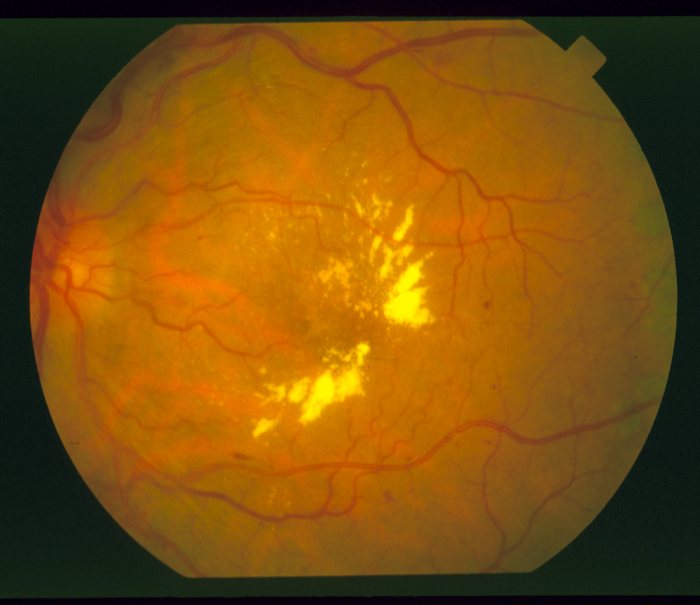
#> input picture data/original/im0001.ppm, 700 x 605 px
$ jupyter execute --allow-errors ml.ipynb
#> lines starting #> are read from the running program, lines starting #| are printed output that depends on the picture; after the words box and inside, x2 and y2 are one past the last pixel; in counts of white or black regions, pixels touching at a corner belong together
[cell 1]
import numpy as np
import cv2
from skimage.exposure import equalize_adapthist
from PIL import Image
from pathlib import Path

[cell 2]
DATA_DIR = Path.cwd() / "data"
ORIGINAL_DIR = DATA_DIR / "original"
LABELS_DIR = DATA_DIR / "labels"

[cell 3]
def list_image_pairs():
    originals = sorted(ORIGINAL_DIR.glob("*.ppm"))
    labels = sorted(LABELS_DIR.glob("*.vk.ppm"))
    pairs = []
    for orig in originals:
        lbl = LABELS_DIR / f"{orig.stem}.vk.ppm"
        if lbl.exists():
            pairs.append((orig, lbl))
    return pairs


pairs = list_image_pairs()
print(f"Found {len(pairs)} input-target pairs")
for inp, tgt in pairs[:3]:
    print(f"  {inp.name} -> {tgt.name}")

[cell 4]
def extract_rgb_channels(image_path: Path):
    img = np.array(Image.open(image_path))
#> img is the input picture: shape (605, 700, 3); mean R, G, B 125.7, 80.5, 12.4
    return img[:, :, 0], img[:, :, 1], img[:, :, 2]

[cell 5]
def create_eye_mask(image_path: Path):
    img = cv2.imread(str(image_path))
    mask = np.zeros(img.shape[:2], np.uint8)
    bgd_model = np.zeros((1, 65), np.float64)
    fgd_model = np.zeros((1, 65), np.float64)
    h, w = img.shape[:2]
    margin = 5
    rect = (margin, margin, w - 2 * margin, h - 2 * margin)
    cv2.grabCut(img, mask, rect, bgd_model, fgd_model, 5, cv2.GC_INIT_WITH_RECT)
    result = np.where((mask == cv2.GC_FGD) | (mask == cv2.GC_PR_FGD), 255, 0).astype(np.uint8)
    return result > 0

[cell 6]
import matplotlib.pyplot as plt

def show_images(images, titles=None, cols = None, figsize_per_image=4, cmap="gray"):
    n = len(images)
    if cols is None:
        cols = n

    rows = max(1, (n + cols - 1) // cols)
    fig, axes = plt.subplots(rows, cols, figsize=(cols * figsize_per_image, rows * figsize_per_image))
    axes = np.atleast_1d(axes).ravel()
    for i, src in enumerate(images):
        if isinstance(src, (str, Path)):
            img = np.array(Image.open(src))
        else:
            img = src
        axes[i].imshow(img, cmap=cmap)
        if titles and i < len(titles):
            axes[i].set_title(titles[i])
        axes[i].axis('off')
    for j in range(n, len(axes)):
        axes[j].axis('off')
    plt.tight_layout()
    plt.show()

[cell 7]
for orig, targ in pairs[:2]:
    r, g, b = extract_rgb_channels(orig)
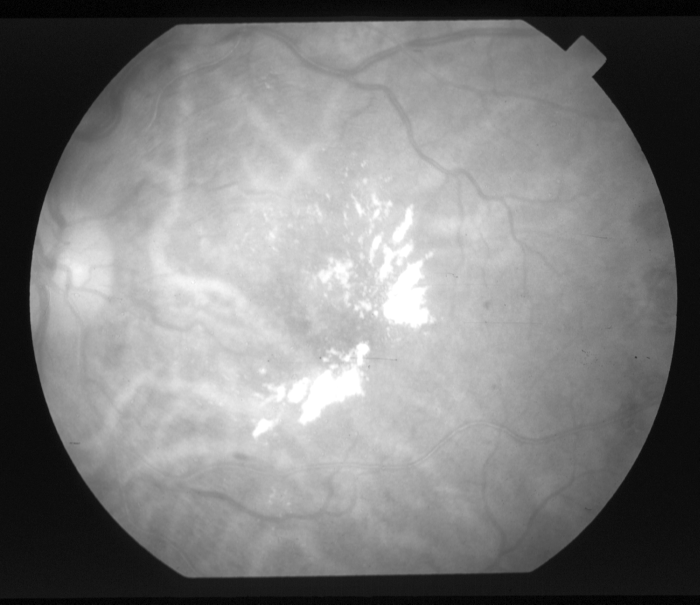
#> r: shape (605, 700); min 0, max 255, mean 125.7
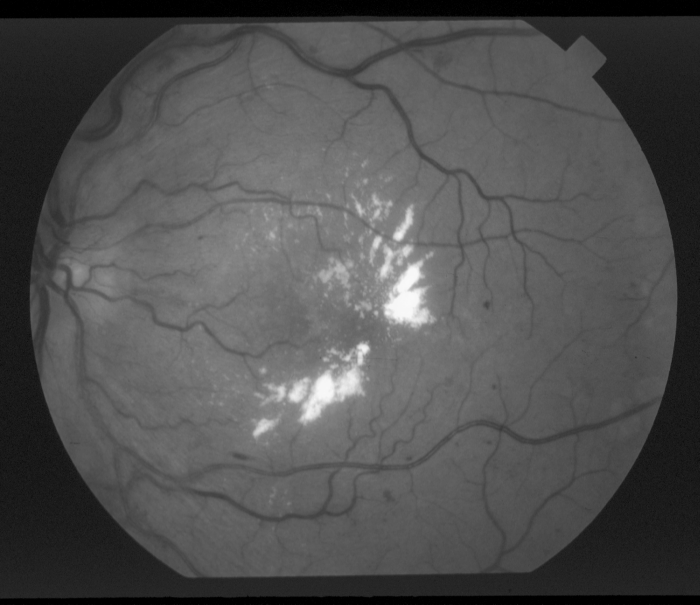
#> g: shape (605, 700); min 0, max 249, mean 80.5
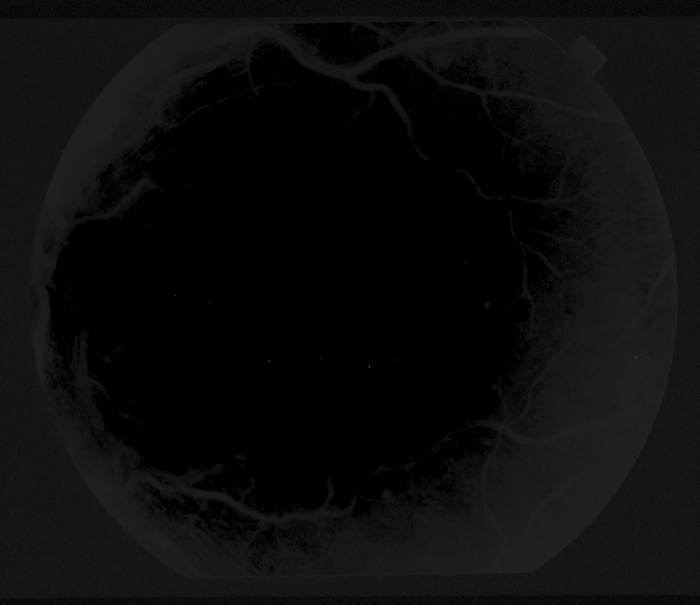
#> b: shape (605, 700); min 0, max 75, mean 12.4
    mask = create_eye_mask(orig)
    show_images([orig, targ, r, g, mask])
#> in show_images, `n = len(images)`: n = 5
#> in show_images, `rows = max(1, (n + cols - 1) // cols)`: rows = 1
#> in show_images, `plt.show()`:
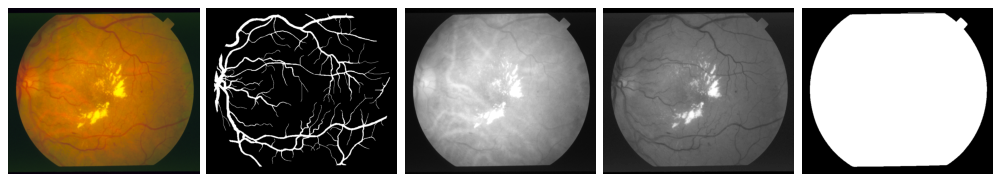
#> figure drawn by matplotlib, 5 panels

[cell 8]
from skimage import exposure, morphology
from skimage.restoration import denoise_tv_chambolle


def apply_clahe(image, mask=None, clip_limit=0.03, nbins=256, kernel = None):
#> called with clip_limit = 0.03, nbins = 256
    if isinstance(image, (str, Path)):
        img = np.array(Image.open(image)).astype(float) / 255.0
    else:
        img = image.astype(float) / 255.0
#> img: shape (605, 700) float64
    if mask is not None:
        img[~mask] = 0
    enhanced = equalize_adapthist(img, kernel_size=kernel, clip_limit=clip_limit, nbins=nbins)
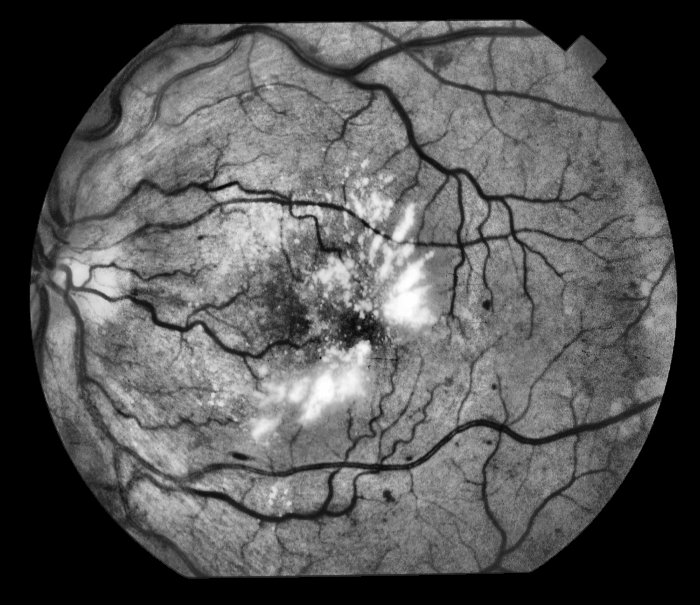
#> enhanced: shape (605, 700) float64; min 0, max 1, mean 0.342
    if mask is not None:
        enhanced[~mask] = 0
    return enhanced


def preprocess_image(image, mask, *, clip_limit = 0.02, nbins = 256, kernel = 100, gauss: tuple[int, int] = (13, 13)):
#> called with clip_limit = 0.02, nbins = 256, kernel = 100, gauss = (11, 11)
    if isinstance(image, (str, Path)):
        img = np.array(Image.open(image)).astype(np.uint8) / 255.0
    else:
        img = image.astype(np.uint8)

    img = cv2.bilateralFilter(img, 3, 75, 75)
    img = cv2.medianBlur(img, 5)


    bg_map = cv2.GaussianBlur(img, gauss, 1)
    flat_bg = cv2.subtract(bg_map, img)
    flat_bg = np.clip(flat_bg, 0, 255).astype(np.uint8)

    # kernel = cv2.getStructuringElement(cv2.MORPH_ELLIPSE, (3, 3))
    # flat_bg = cv2.morphologyEx(flat_bg, cv2.MORPH_OPEN, kernel)

    # flat_bg = cv2.medianBlur(flat_bg, 5)
    clahe = apply_clahe(flat_bg, mask=mask, clip_limit=clip_limit, nbins=nbins, kernel=kernel)
#> call 3 of apply_clahe, with clip_limit = 0.02, nbins = 256, kernel = 100
#> in apply_clahe (call 3), `img[~mask] = 0`:
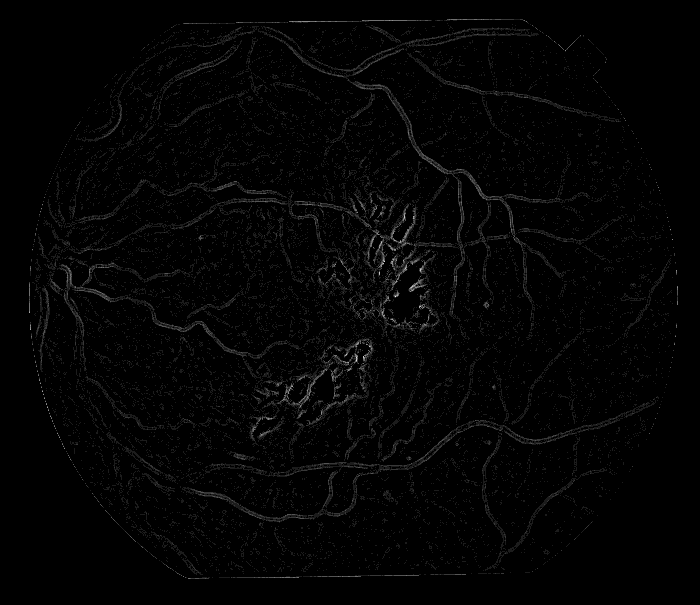
#> img: shape (605, 700) float64; min 0, max 0.0353, mean 0.00053; drawn with min black and max white
    eq = clahe
    # eq = exposure.adjust_gamma(clahe, gamma=0.4)

    return eq


def preprocess_image2(image, mask, *, clip_limit = 0.02, nbins = 256, kernel = 100, gauss: tuple[int, int] = (13, 13)):
#> called with clip_limit = 0.02, nbins = 256, kernel = 100, gauss = (31, 31)
    if isinstance(image, (str, Path)):
        img = np.array(Image.open(image)).astype(np.uint8) / 255.0
    else:
        img = image.astype(np.uint8)

    img = cv2.bilateralFilter(img, 9, 75, 75)
    # img = cv2.medianBlur(img, 3)


    bg_map = cv2.GaussianBlur(img, gauss, 0)
    flat_bg = cv2.subtract(bg_map, img)
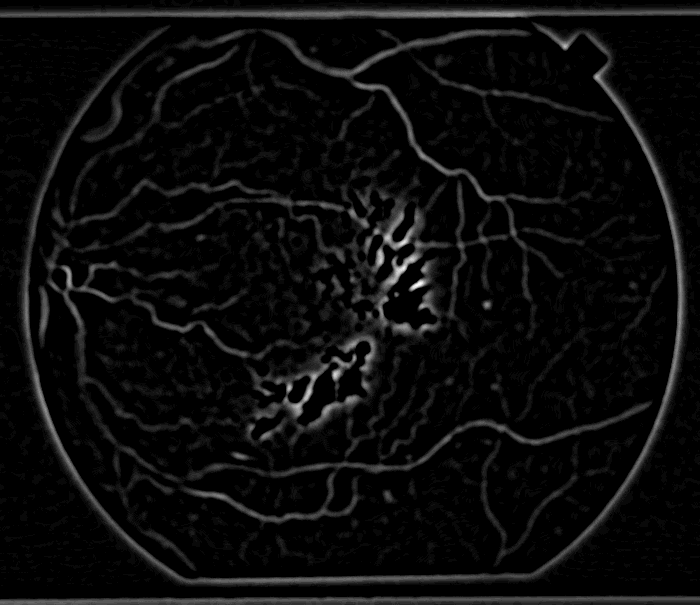
#> flat_bg: shape (605, 700); min 0, max 26, mean 1.2; drawn with min black and max white
    flat_bg = np.clip(flat_bg, 0, 255).astype(np.uint8)

    # kernel = cv2.getStructuringElement(cv2.MORPH_ELLIPSE, (1, 1))
    # flat_bg = cv2.morphologyEx(flat_bg, cv2.MORPH_OPEN, kernel)

    clahe = apply_clahe(flat_bg, mask=mask, clip_limit=clip_limit, nbins=nbins, kernel=kernel)
#> call 4 of apply_clahe, with clip_limit = 0.02, nbins = 256, kernel = 100
#> in apply_clahe (call 4), `img[~mask] = 0`:
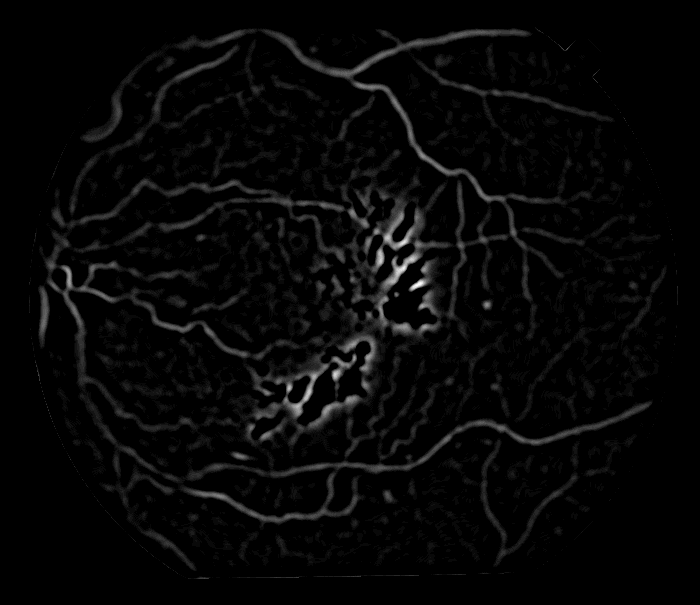
#> img: shape (605, 700) float64; min 0, max 0.102, mean 0.00281; drawn with min black and max white
    eq = clahe
    # eq = exposure.adjust_gamma(clahe, gamma=0.4)

    return eq

orig, targ = pairs[0]

mask = create_eye_mask(orig)
r, g, b = extract_rgb_channels(orig)

clahe = apply_clahe(g, mask, kernel=None)
clahe2 = apply_clahe(g, mask, kernel=100, clip_limit=0.01, nbins=25)
g_res = preprocess_image(g, mask, gauss=(11, 11), clip_limit=0.02, nbins=256)
g_res_v2 = preprocess_image2(g, mask, gauss=(31, 31))

show_images([orig, r, g, b], titles=['Green', 'Green CLAHE'], cmap='gray')
show_images([targ, clahe, clahe2, g_res, g_res_v2], titles=['Green', 'Green CLAHE'], cmap='gray')
#> call 3 of show_images, with figsize_per_image = 4, cmap = 'gray'
#> in show_images (call 3), `n = len(images)`: n = 5
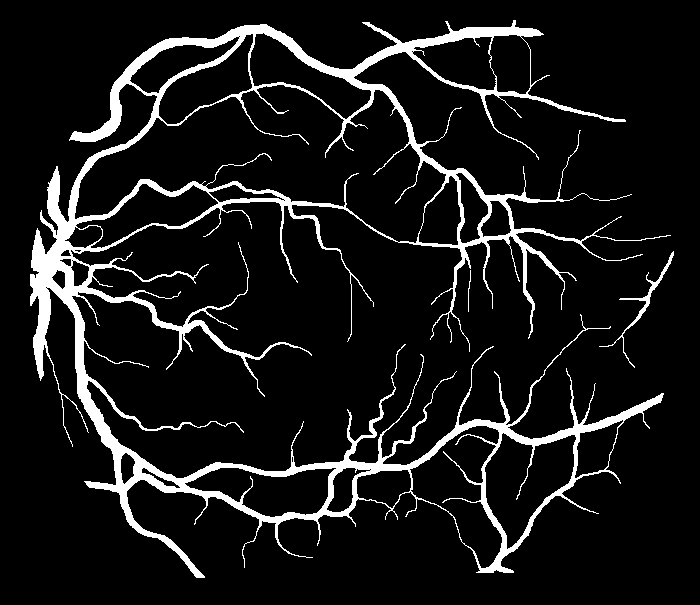
#> input picture data/labels/im0001.vk.ppm, 700 x 605 px
#> in show_images, img is the input picture: shape (605, 700); 9.2% white; 3 white regions, box (x1, y1, x2, y2) and area: (30, 20, 671, 578) 38640, (599, 251, 674, 368) 487, (468, 270, 471, 312) 44
#> in apply_clahe (call 5), `img[~mask] = 0`: img: shape (605, 700) float64; min 0, max 0.0353, mean 0.00053

[cell 9]
from skimage.feature import local_binary_pattern
from sklearn.preprocessing import StandardScaler


# [28 lines left out: functions extract_patches, patch_features, not called in this run]


def extract_and_process_patches(image, mask, gold_bin, patch_size, stride):
#> called with patch_size = 11, stride = 1
    half = patch_size // 2
    h, w = image.shape
#> h = 605; w = 700

    # 1. Generate the grid of coordinates based on stride
    y_indices = np.arange(half, h - half, stride)
#> y_indices = 595 values from 5 to 599
    x_indices = np.arange(half, w - half, stride)
#> x_indices = 690 values from 5 to 694
    yy, xx = np.meshgrid(y_indices, x_indices, indexing='ij')

    # 2. Filter coordinates using the mask
    mask_valid = mask[yy, xx]
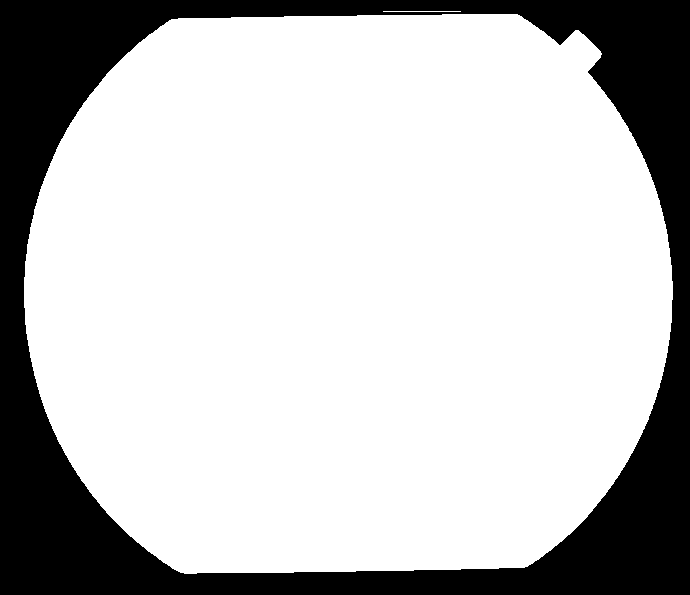
#> mask_valid: shape (595, 690) bool; 76% white; 1 black region, box (x1, y1, x2, y2) and area: (0, 0, 690, 595) 98698
    valid_y = yy[mask_valid]
    valid_x = xx[mask_valid]

    if len(valid_y) == 0:
        return np.empty((0, 13), dtype=np.float32), np.empty((0,), dtype=np.int32), (np.empty((0,), dtype=np.intp), np.empty((0,), dtype=np.intp))

    # 3. Vectorized patch extraction using stride_tricks
    shape = (h - patch_size + 1, w - patch_size + 1, patch_size, patch_size)
#> shape = (595, 690, 11, 11)
    strides = image.strides * 2
#> strides = (700, 1, 700, 1)
    all_patches = np.lib.stride_tricks.as_strided(image, shape=shape, strides=strides)

    # Map center coordinates (valid_y, valid_x) to top-left patch coordinates
    tl_y = valid_y - half
    tl_x = valid_x - half
    patches = all_patches[tl_y, tl_x]  # Shape: (N, patch_size, patch_size)

    # 4. Vectorized Feature Extraction
    N = patches.shape[0]
#> N = 311852
    # Flatten the spatial dimensions of the patches for easy axis-wise operations
    flat_patches = patches.reshape(N, -1)

    # [18 lines of commented-out code are left out]
    X_all = np.column_stack([
        # means, stds, mins, maxs,
        # percentiles.T,
        # gm_means, gm_stds,
        flat_patches,
    ]).astype(np.float32)

    y_all = None
    if gold_bin is not None:
        y_all = gold_bin[valid_y, valid_x].astype(np.int32)

    return X_all, y_all, (valid_y, valid_x)

[cell 10]
def build_training_dataset(pairs, patch_size=32, stride=16, clip_limit=0.03, nbins = 256, kernel = 100, gauss = (31, 31), verbose=True):
    X_result = []
    y_result = []
    coords_result = []
    for inp_path, lbl_path in pairs:
        gold_bin = None
        if lbl_path is not None:
            gold = np.array(Image.open(lbl_path))
            gold_bin = (gold > 0).astype(np.uint8)

        mask = create_eye_mask(inp_path)
        r, g, b = extract_rgb_channels(inp_path)
        # data = apply_clahe(g, mask=mask, clip_limit=0.02)
        data = preprocess_image(g, mask, clip_limit=clip_limit, nbins=nbins, kernel=kernel, gauss=gauss)
        data = (data * 255).astype(np.uint8)

        X_all, y_all, (yy, xx) = extract_and_process_patches(data, mask, gold_bin, patch_size, stride)
        X_result.extend(X_all)
        y_result.extend(y_all if y_all is not None else [])
        coords_result.extend((yy, xx))

        if verbose:
            n_vein = y_all.sum() if y_all is not None else 0
#> n_vein = 39168
            print(f"{inp_path.stem}: {len(X_all)} patches, {n_vein} vein")
#| im0001: 311852 patches, 39168 vein

    return np.array(X_result, dtype=np.float32), np.array(y_result, dtype=np.int32), coords_result


# [4 lines of commented-out code are left out]

[cell 11]
# from sklearn.pipeline import Pipeline
from imblearn.over_sampling import SMOTE
from imblearn.pipeline import Pipeline
from imblearn.under_sampling import RandomUnderSampler
from sklearn.ensemble import RandomForestClassifier
from sklearn.model_selection import StratifiedKFold, cross_validate
from sklearn.metrics import make_scorer, balanced_accuracy_score, precision_score, recall_score


def make_balanced_pipeline(model=None):
    if model is None:
        model = RandomForestClassifier(n_estimators=100, class_weight="balanced", random_state=42)
    return Pipeline([
        ('scaler', StandardScaler()),
        ('undersampler', RandomUnderSampler(random_state=42)),
        # ('smote', SMOTE(random_state=42, k_neighbors=3)),
        ('classifier', model),
    ])

[cell 12]
from collections import Counter

from sklearn.model_selection import train_test_split
from sklearn.metrics import confusion_matrix, ConfusionMatrixDisplay

params = {"clip_limit": 0.01, "nbins": 256, "kernel": 100, "patch_size": 11, "gauss": (31, 31)}

X, y, _ = build_training_dataset(pairs[:5], **params, stride=1, verbose=True)
print(f'Dataset: X={X.shape}, y={y.shape}')
#| Dataset: X=(311852, 121), y=(311852,)
print(f'Vein: {y.sum()}, BG: {(y == 0).sum()}, Ratio: {y.sum() / max(1, (y == 0).sum()):.3f}')
#| Vein: 39168, BG: 272684, Ratio: 0.144

X_train, X_test, y_train, y_test = train_test_split(
    X, y, test_size=0.2, stratify=y, random_state=42
)

#> (the rest of this cell did not finish here and is left out)
